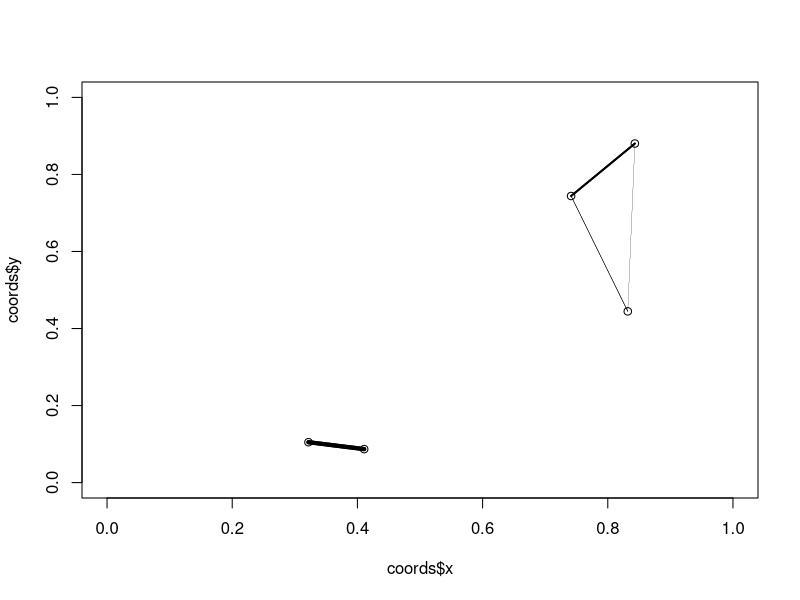

Reproduce this figure in R. (Note: a time limit stopped this script after it produced the figure.)
## ---- chunk 1
knitr::opts_chunk$set(echo = TRUE)
## ---- chunk 2
library(magrittr)
library(tidyverse)
library(scales)
## ---- chunk 3
nsites <- 5
factor_sites <- as.factor(1:nsites) #This is important for the dispersal function down the road
coords <- data.frame(x=runif(nsites), y=runif(nsites))
eucdist <- dist(coords, diag=T, upper=T)
dexpdist <- dexp(eucdist, rate=10)
dexpsim <- 1/(1+as.matrix(dexpdist)) #Converting our distance matrix to a similarity score (easier for me to then turn into a pmf).
#Found this particular metric from here: https://stats.stackexchange.com/questions/158279/how-i-can-convert-distance-euclidean-to-similarity-score
## ---- chunk 4
plot(x=coords$x, y=coords$y, xlim=c(0,1), ylim=c(0,1))
for(i in 1:nsites){
  for(j in 1:nsites){
    if(i !=j ){
        segments(coords$x[i], coords$y[i], coords$x[j], coords$y[j], lwd=as.matrix(dexpdist)[i,j])
    }
  }
}
## ---- chunk 5
n_plants <- 5
n_animals <- 5


p_pops <- matrix(data=round(runif(nsites*n_plants, 1, 200)), nrow=nsites, ncol=n_plants) #now, our pops are a matrix instead of a vector in order to track across multiple sites
p_traitM <- runif(n_plants, 0, 1)
p_traitV <- runif(n_plants, 0, .25)
#p_traitM <- c(0.25, 0.99, 0.5)
#p_traitV <- c(0.1, 0.1, 0.1) #All set to be the same in Becker paper


a_pops <- matrix(data=round(runif(nsites*n_animals, 1, 200)), nrow=nsites, ncol=n_animals)
a_traitM <- runif(n_animals, 0.05, 1)
a_traitV <- runif(n_animals, 0.05, .25)
## ---- chunk 6
r <- 0.5
mup <- .1
mua <- 0.1
o <- 0.1
lambda <- 0.9
K <- 100
e_thresh <- 2
invade_size <- 5
disprob <- 0.2


min.f1f2 <- function(x, mu1, mu2, sd1, sd2) {
    f1 <- dnorm(x, mean=mu1, sd=sd1)
    f2 <- dnorm(x, mean=mu2, sd=sd2)
    pmin(f1, f2)
}
## ---- chunk 7
num_timeSteps <- 500
p_rich <- NULL
a_rich <- NULL
WmeanV <- NULL
meanV <- NULL

#pops <- NULL
p_pops_output <- cbind(c(1:5), rep(0,nsites),p_pops) #Make output dataframe; first column is site, second is timestep; then populations
a_pops_output <- cbind(c(1:5), rep(0,nsites),a_pops) #Make output dataframe; first column is site, second is timestep; then populations

for(t in 1:num_timeSteps){
  #p_rich <- rbind(p_rich, n_plants)
  #a_rich <- rbind(a_rich, n_animals)
  #Check if community is same as in t-1
    #if not; recalculate A and u
  alpha <- matrix(nrow=n_animals, ncol=n_plants) #Create an empty matrix for plant-pollinator partnerships
  for(ia in 1:n_animals){
    for(ip in 1:n_plants){
    alpha[ia, ip] <- integrate(min.f1f2, -Inf, Inf, mu1=p_traitM[ip], mu2=a_traitM[ia], sd1=p_traitV[ip], sd2=a_traitV[ia])$value #Integrate our minimum equation over all numbers; output is the total area overlapping both curves, with max value of perfectly overlapping curves as 1
    #print(paste("ia=", ia, "; ip=", ip, sep=""))
    }
  }
  alpha[alpha<0.05] <- 0
  
  u <- matrix(data=NA, nrow=n_plants, ncol=n_plants)
  
  for(p1 in 1:n_plants){
    for(p2 in 1:n_plants){
      u[p1, p2] <- integrate(min.f1f2, -Inf, Inf, mu1=p_traitM[p1], mu2=p_traitM[p2], sd1=p_traitV[p1], sd2=p_traitV[p2])$value #Integrate our minimum equation over all numbers; output is the total area overlapping both curves, with max value of perfectly overlapping curves as 1
      }
  }
  #Find out dpop/dt
  a_change <- matrix(data=NA, nrow=nsites, ncol=n_animals)
    for(n in 1:n_animals){
    propOfplants <- 0
    nums <- alpha[n,]*p_pops#[,site]
    for(i in 1:n_plants){
      #Numerator-plant reward given by each focal pollinator
      propOfplants <- propOfplants+nums[,i]/(r+sum(alpha[,i]*a_pops)) #Denominator-scaled by total available pollen
    }
    pollDeath <- mua
    #print(propOfplants)
    a_change[,n] <- lambda*propOfplants - pollDeath
  } #Animal Growth Rate
  
  p_change <- matrix(data=NA, nrow=nsites, ncol=n_plants)
  for(n in 1:n_plants){
      plantCompetition <- (K-rowSums(t(u[n,]*t(p_pops))))/K#(K-sum(u[n,]*p_pops[n,]))/K
      #pollBenefits <-sum(alpha[,n]*a_pops*p_pops[n])/(r+sum(alpha[,n]*a_pops)) #NOTE: THIS IS MORE SIMILIAR TO BECKER. NOt sure why their p_pop is included here. 
      pollBenefits <-rowSums(t(alpha[,n]*t(a_pops)))/(r+rowSums(t(alpha[,n]*t(a_pops))))
      plantDeath <- mup
      p_change[,n] <- r*plantCompetition*pollBenefits - plantDeath# + o*rnorm(n=1, mean=0, sd=0.1) 
  }
  #Project to t+1
  for(i in 1:(n_plants*nsites)){
    #p_pops[i] <- sum(rpois(n=round(p_pops[i]),lambda = 1+p_change[i])) #Poisson birth process for plants
    p_pops[i] <- sum(rpois(n=round(p_pops[i]),lambda = exp(p_change[i])))
    #browser()
    #p_pops[i] <- temp
  }
  #p_pops <- p_pops*(1+p_change)
  #a_pops <- (a_change+1)*a_pops #Update Animal population
  for(i in 1:(n_animals*nsites)){
    #a_pops[i] <- sum(rpois(n=round(a_pops[i]),lambda = 1+a_change[i])) #Poisson birth process for animals
    a_pops[i] <- sum(rpois(n=round(a_pops[i]),lambda = exp(a_change[i])))
  }
  a_disprobs <- 1- (a_change/2 + 0.5) #Dispersal probability is proportional to local growth rate
  a_disprobs[a_disprobs<0] <- 0 #Species that more than double have their dispersal prob set to 0
  a_disprobs[a_disprobs>1] <- 1 #Species that really do poorly can't have a dispersal probability above 1
#Dispersal (occurs after demographics for year)
  #Decide number of animal dispersers from each site of each species
  a_emms <- matrix(rbinom(n=length(a_pops), size=a_pops, prob=a_disprobs), nrow=nsites)
  a_pops <- a_pops-a_emms #Remove our immigrants from our pops for now so we don't count them redundantly

  #animals disperse across sites
  for(site in 1:nsites){
    for(spp in 1:n_animals){
  destin <- sample(factor_sites, size=a_emms[site, spp], replace=TRUE, prob=dexpsim[site,]/sum(dexpsim[site,])) #Sample our sites a number of times equal to the emmigrants from a particular site.
  a_pops[,spp] <- a_pops[,spp] + as.matrix(table(destin), ncol=1) #Table summarizes how many immigrants go to each site and then we add them to the population size. 
    }
  }
  p_disprobs <- 1- (p_change/2 + 0.5) #Dispersal probability is proportional to local growth rate
  p_disprobs[p_disprobs<0] <- 0 #Species that more than double have their dispersal prob set to 0
  p_disprobs[p_disprobs>1] <- 1 #Species that really do poorly can't have a dispersal probability above 1
  #Now our plants can disperse
  p_emms <- matrix(rbinom(n=length(p_pops), size=p_pops, prob=disprob), nrow=nsites)
  p_pops <- p_pops-p_emms #Remove our immigrants from our pops for now so we don't count them redundantly

  #plants disperse across sites
  for(site in 1:nsites){
    for(spp in 1:n_plants){
      #browser()
  destin <- sample(factor_sites, size=p_emms[site, spp], replace=TRUE, prob=dexpsim[site,]/sum(dexpsim[site,])) #Sample our sites a number of times equal to the emmigrants from a particular site.
  p_pops[,spp] <- p_pops[,spp] + as.matrix(table(destin), ncol=1) #Table summarizes how many immigrants go to each site and then we add them to the population size. 
  #print(paste("site=", site, "; spp=", spp, sep=""))
    }
  }
  
  remove <- FALSE
  #Extinction?
  if(length(colSums(p_pops)[colSums(p_pops)<=e_thresh])>0){
    #print("global plant extinction")
    remove <- TRUE
  }
  if(remove==TRUE){
    #Plant Extinction
    #p_traitM <- p_traitM[which(colSums(p_pops)>e_thresh)] #Remove trait values from globally exinct plants
    #p_traitV <- p_traitV[which(colSums(p_pops)>e_thresh)]
    #p_pops <- p_pops[,which(colSums(p_pops)>e_thresh)] #Stop tracking populations of globally extinct plants
    #Animal Extinction
    p_pops[,c(1:ncol(p_pops))[colSums(p_pops)<=e_thresh]] <- 0
    remove <- FALSE
  }
  if(length(colSums(a_pops)[colSums(a_pops)<=e_thresh])>0){
    #print("global animal extinction")
    remove <- TRUE
    a_pops[,c(1:ncol(a_pops))[colSums(a_pops)<=e_thresh]] <- 0 #enforce extinction, rounding down any below 2.
  } 
    #Problem: keeping species in as 0's makes calculations run slower due to matrix issues. However, it makes it much easier to keep track of our total population sizes. Not sure which direction to solve this in. 
    #a_traitM <- a_traitM[which(colSums(a_pops)>e_thresh)] #Remove trait values from globally extinct plants
    #a_traitV <- a_traitV[which(colSums(a_pops)>e_thresh)]
    #a_pops <- a_pops[,which(colSums(a_pops)>e_thresh)] #Stop tracking populations of globally extinct plants
  
  #Do we invade? 
    if(rbinom(1, 1, 0.1)==1){
    print("invasion")
     invasion <- runif(1)
     invasion_vector <- c(rep(0,nsites))
     invasion_vector[sample(1:nsites, size=1)] <- invade_size #choose a random site to invade with the invade_size; this is set up to be the same invader population size for plants and polls, but this could easily be split up
     if(invasion >=0.5){
       print("plant invades")
       p_pops <- cbind(p_pops, unlist(invasion_vector)) #new pop always invades a random site at invade_size; unlist is to get rid of that pesky name
       p_traitM <- c(p_traitM, runif(1)) #pick new trait mean from a uniform distribution [0,1]
       p_traitV <- c(p_traitV, runif(1, 0.05, 0.25)) #All set to be the same in Becker paper
   }else{
     print("pollinator invades")
     a_pops <- cbind(a_pops, unlist(invasion_vector)) #new pop always invades a random site at invade_size
     a_traitM <- c(a_traitM, runif(1)) #pick new trait mean from a uniform distribution [0,1]
     a_traitV <- c(a_traitV, runif(1, 0.05, 0.25)) #Same for new trait variance
   }
   }
  n_animals <- ncol(a_pops)
  n_plants <- ncol(p_pops)
    
  if(n_animals < 1| n_plants < 1){
    print("Network breakdown")
      break
  }
  #print(paste("polls=", n_animals, sep=""))
  #WmeanV <- rbind(WmeanV, sum((a_pops*a_traitV))/sum(a_pops))
  #meanV <- rbind(meanV, sum(a_traitV)/n_animals)
  #if(t %% 100==0)

if((ncol(a_pops)+2)>ncol(a_pops_output)){ #change the output dimensions to account for a new species
  a_pops_output <- cbind(a_pops_output, c(rep(0,nrow(a_pops_output))))#add a 0 for every preceeding timestep
  #colnames(a_pops_output)[ncol(a_pops_output)] <- colnames(a_pops)[ncol(a_pops)] # rename based on the newest animal species
}
a_pops_temp <- cbind(c(1:5), rep(t,nsites),a_pops)
a_pops_output <- rbind(a_pops_output, a_pops_temp)


if((ncol(p_pops)+2)>ncol(p_pops_output)){ #change the output dimensions to account for a new species
  p_pops_output <- cbind(p_pops_output, c(rep(0,nrow(p_pops_output))))
  #colnames(p_pops_output)[ncol(p_pops_output)] <- colnames(p_pops)[ncol(p_pops)] #  rename based on the newest plant species
}
p_pops_temp <- cbind(c(1:5), rep(t,nsites),p_pops)
p_pops_output <- rbind(p_pops_output, p_pops_temp)

  #pops <- rbind(pops, pops_temp)
  if(t %% 10==0)
  print(t)
}
## ---- chunk 8
plant_long <- pivot_longer(as.data.frame(p_pops_output), cols=3:ncol(p_pops_output), names_to="species", values_to = "popsize")

ggplot(data=plant_long, aes(x=V2, y=popsize, color=as.factor(species)))+geom_line()+facet_wrap("V1")


an_long <- pivot_longer(as.data.frame(a_pops_output), cols=3:ncol(a_pops_output), names_to="species", values_to = "popsize")

ggplot(data=an_long, aes(x=V2, y=popsize, color=as.factor(species)))+geom_line()+facet_wrap("V1")
## ---- chunk 9
p_pops_output
a_pops_output

list()
ret <- list(plants=p_pops_output, animals=a_pops_output, a_traitsM=a_traitM, a_traitV=a_traitV, p_traitsM=p_traitM, p_traitV=p_traitV)



ret[[1]] <- p_pops_output
## ---- chunk 10
plot(x=NA, y=NA, xlim=c(-1.5,1.5), ylim=c(0,10))
for(i in 1:length(a_traitM)){
  lines(x=seq(-2, 2, by=0.01), y=dnorm(x=seq(-2, 2, by=0.01), mean=a_traitM[i], sd=a_traitV[i]), col="dark red")
}
for(i in 1:length(p_traitM)){
  lines(x=seq(-2, 2, by=0.01), y=dnorm(x=seq(-2, 2, by=0.01), mean=p_traitM[i], sd=p_traitV[i]), col="dark green")
}


plot(x=NA, y=NA, xlim=c(-1.5,1.5), ylim=c(0,10))
for(i in (1:length(a_traitM))[colSums(a_pops)>0]){
  lines(x=seq(-2, 2, by=0.01), y=dnorm(x=seq(-2, 2, by=0.01), mean=a_traitM[i], sd=a_traitV[i]), col="dark red")
}
for(i in (1:length(p_traitM))[colSums(p_pops)>0]){
  lines(x=seq(-2, 2, by=0.01), y=dnorm(x=seq(-2, 2, by=0.01), mean=p_traitM[i], sd=p_traitV[i]), col="dark green")
}

(1:length(a_traitM))[colSums(a_pops)>0]
## ---- chunk 11
exampleob <- list(p_pops=p_pops_output, a_pops=a_pops_output, a_traitMean=a_traitM, a_traitVar=a_traitV, p_traitMean=p_traitM, p_traitVar=p_traitV)
#save(exampleob, file="exampleOutput.Rda")
## ---- chunk 12
poplong <- pivot_longer(pops, cols = 1:(n_plants+n_animals), names_to="species", values_to = "popsize")
#ggplot(data=poplong, aes(x=time, y=popsize, color=species))+geom_line()+ scale_color_manual(values=c("#660000", "#990000", "#006600", "#006633"))+facet_wrap("site")


ggplot(data=poplong, aes(x=time, y=popsize, color=species))+geom_line()+ scale_color_manual(values=c("#660000", "#990000", "#CC0000", "#FF0000", "#FF3333", "#006600", "#006633", "#193300", "green", "dark green"))+facet_wrap("site")
